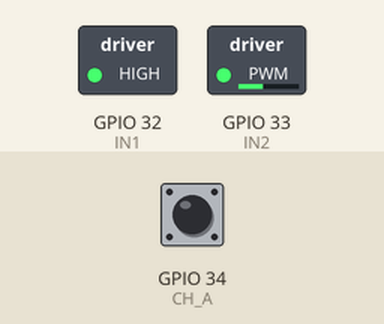
This program was run on a simulated ESP32. Shown: switched loads named in the program (green lamp = pin HIGH). Inputs (shaded band) come from the test bench; at power-on: GPIO 34 (CH_A) HIGH. Pins used as bus, display or sensor lines are not drawn; what the program prints to the serial monitor is not drawn.

Above: at 0.1 s.
Timing chart, 0 to 1.6 s (numbered marks = the images above):
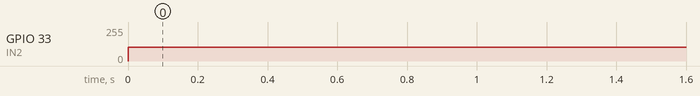

Measured:
- by itself, GPIO 33 (IN2): 0/255 → 102/255 at 0.00 s

The program:

main.cpp
```cpp
#include <Arduino.h>

#define IN1 32
#define IN2 33
#define SLEEP 25
#define CH_A 34
#define CH_B 35

double periodo=10000000;

double tiempo;
double velang;
double velangfa=0;
double velangfb=0;
double velangfc;
double velangf2;
double Resolucion=1280;
double vel_1=0;
double vel_2=0;
double vmotorg=0;
int numbuffer=0;
double contador=0;
double posicion;

void IRAM_ATTR ISR_FUN()  {
  double velangf;

  periodo = micros()-tiempo; // Update period
  tiempo = micros(); // Update interrupt time

  if (digitalRead(CH_B)==1){
    velang = 360.0/(periodo*0.000001*Resolucion); // Computer angular velocity
    contador=contador+1;   // Interrupt counter
  }
  else {
    velang = -360.0/(periodo*0.000001*Resolucion);
    contador=contador-1;
  }

  //Aplicando el filtro mediana
  if (((velang<vel_1)&&(velang>=vel_2))||((velang>=vel_1)&&(velang<vel_2))){
    velangf = velang;
  }
  if (((vel_1<velang)&&(vel_1>=vel_2))||((vel_1>=velang)&&(vel_1<vel_2))){
    velangf = vel_1;
  }
  if (((vel_2<velang)&&(vel_2>=vel_1))||((vel_2>=velang)&&(vel_2<vel_1))){
    velangf = vel_2;
  }

  // Compute angular position
  posicion = 360*contador/Resolucion; // Ángulo

  // Update past velocity values
  vel_2 = vel_1;
  vel_1 = velang;

  if (numbuffer==0){
    velangfa=velangf;
    numbuffer=1;
  }
  else {
    velangfb=velangf;
    numbuffer=0;
  }

  velangfc=velangf;
}

void env_volt(double vmotor){
  double vm = 5; //voltaje máximo
  uint32_t D; // Duty Cycle

  // Saturación a +3V o -3V
  if (vmotor>3.0){
    vmotor=3.0;
  };
  if (vmotor<-3.0){
    vmotor=-3.0;
  };

  // Sentido 1
  if (vmotor>=0){
    D = (uint32_t)((1.0-vmotor/vm)*1024);
    ledcWrite(1,1024); //Duty cycle
    ledcWrite(2,D); //Duty cycle 100%
  }
  // Sentido contrario
  else {
    D = (uint32_t)((1.0+vmotor/vm)*1024);
    ledcWrite(1,D); //Duty cycle
    ledcWrite(2,1024); //Duty cycle 100%
  }
}

void filtrar_vel(void *pvParameters) // Low pass filter
{
  double yp;
  double Tf = 0.005; // 5 ms
  double wc = 50;
  double y_1 =0;
  double y=0;

  while (1){
    yp=(velangfc-y)*wc;
    y=y_1+yp*Tf;
    velangf2=y; // Filtered angular velocity
    y_1=y;
    vTaskDelay(5);
  }
}

void control_pos(void *pvParameters){
  double t =0;
  double T=0.05; // Periodo de muestreo
  // Parámetros del controlador PID
  double Kp = 0.0669;
  double Ti = 1;
  double Td = 0.25;

  // Variables de la regla de control
  double e_ant = 0;
  double I_ant = 0;
  double e = 0;
  double I = 0;
  double D;

  // Posición deseada
  double tetad = 100;

  double u;

  while (1){
    e = (tetad-posicion);

    D = (e-e_ant)/T;
    I = I_ant + e*T;

    u = Kp*(e+ (1/Ti)*I + Td*D);

    env_volt(u);
    e_ant = e;
    I_ant = I;

    Serial.print(t);
    Serial.print("  ");
    Serial.print(u);
    Serial.print("  ");
    Serial.print(velangf2); // Show filtered speed
    Serial.print("  ");
    Serial.println(posicion); // Show position
    t=t+50;
    vTaskDelay(50);
  }
}

void setup() {
  pinMode(SLEEP,OUTPUT);
  digitalWrite(SLEEP,HIGH);

  ledcSetup(1,20000,10);
  ledcSetup(2,20000,10);

  ledcAttachPin(IN1,1);
  ledcAttachPin(IN2,2);

  pinMode(CH_A,INPUT_PULLUP);
  pinMode(CH_B,INPUT_PULLUP);

  attachInterrupt(CH_A,ISR_FUN,RISING);
  tiempo =micros();

  Serial.begin(115200);

  xTaskCreatePinnedToCore(filtrar_vel," ", 4000, NULL, 3 , NULL, 1); // Low Pass Filter
  // xTaskCreatePinnedToCore(mostrar_vel," ", 4000, NULL, 2 , NULL, 1); // ishowspeed
  xTaskCreatePinnedToCore(control_pos," ", 4000, NULL, 2 , NULL, 1); // PID position control
}

void loop() {}
```
